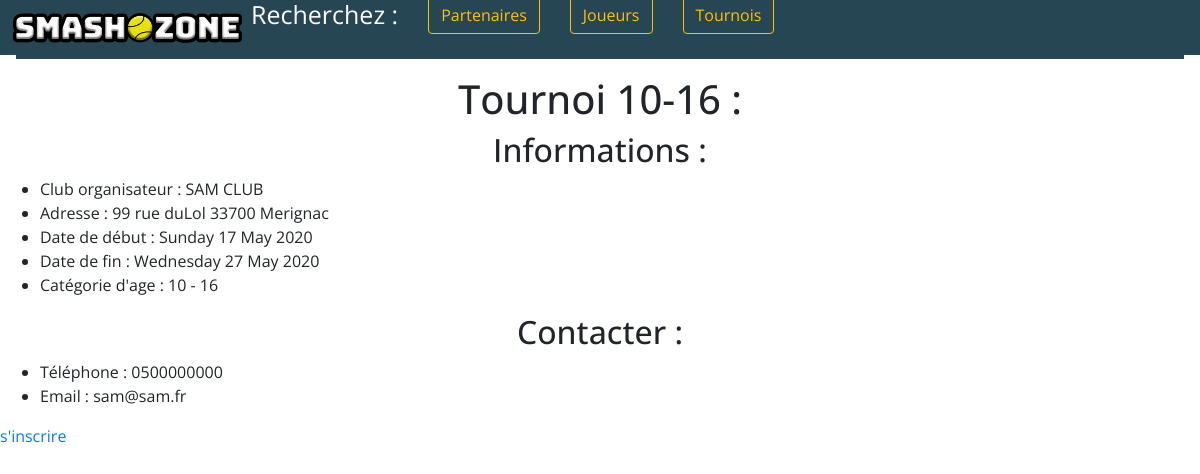
/tournois/view_tournoi.php?id=2, run on the app's committed database.
### tables this page shows
CREATE TABLE `tournois` (
  `tournoi_id` int(11) NOT NULL,
  `club_id` int(11) NOT NULL,
  `nom_tournoi` varchar(255) NOT NULL,
  `date_debut` date NOT NULL,
  `date_fin` date NOT NULL,
  `age_min` int(11) NOT NULL,
  `age_max` int(11) NOT NULL
);

CREATE TABLE `clubs` (
  `club_id` int(11) NOT NULL,
  `nom_club` varchar(255) NOT NULL,
  `password` varchar(255) NOT NULL,
  `email` varchar(255) NOT NULL,
  `telephone` varchar(255) NOT NULL,
  `ville` varchar(255) NOT NULL,
  `postal_code` varchar(255) NOT NULL,
  `adresse` varchar(255) NOT NULL,
  `date_creation` timestamp(6) NOT NULL DEFAULT CURRENT_TIMESTAMP(6)
);

### tournois/view_tournoi.php (the view, shortened to what this page needs)
<?php
include_once('../config.php');
$tournoi_id = $_GET["id"];
$get_infos = $db->prepare("SELECT * FROM tournois t INNER JOIN clubs c ON (t.club_id = c.club_id) WHERE t.tournoi_id = :id");
$get_infos->bindParam(":id", $tournoi_id);
$get_infos->execute();
$tournoi_infos = $get_infos->fetch();
if ($tournoi_infos['age_min'] == 3 && $tournoi_infos['age_max'] == 100) {
    $cat_age = "Tout âge";
} else if ($tournoi_infos['age_min'] == 3) {
    $cat_age = "- de " . $tournoi_infos['age_max'] . " ans";
} else if ($tournoi_infos['age_max'] == 100) {
    $cat_age = $tournoi_infos['age_min'] . "+";
} else {
    $cat_age = $tournoi_infos['age_min'] . " - " . $tournoi_infos['age_max'];
}
$date_debut = strftime("%A %d %B %G", strtotime($tournoi_infos["date_debut"]));
$date_fin = strftime("%A %d %B %G", strtotime($tournoi_infos["date_fin"]));
$adresse = $tournoi_infos["adresse"] . " " . $tournoi_infos["postal_code"] . " " . $tournoi_infos["ville"];
?>
<html>
    <head>
        <link rel="stylesheet" href="https://stackpath.bootstrapcdn.com/bootstrap/4.5.0/css/bootstrap.min.css"
>
        <link href="../style/style.css" rel="stylesheet">
        <link href="../style/tournoi_preview.css" rel="stylesheet">
    </head>
    <body>
        <nav class="navbar navbar-expand-xl navbar-dark"
            style="background-color: #264653; margin-bottom: 20px; height: 55px;">
            <a class="logo" href="../index.php">
                <div><img class="main" src="../style/SmashZone2.png" /><img class="ball"
                        src="../style/SmashZoneIcon.png" />
                </div>
            </a>
            <div class="collapse navbar-collapse rubriques" id="navbarNav">
                <ul class=" navbar-nav mr-auto mt-2 mt-lg-0">
                    <li class="nav-item rubriquecolor">
                    </li>
                    <form class="form-inline">
                        <button class="btn btn-outline-warning my-2 my-sm-0 rubriquesearch"
                            onclick="location.href='list_offers.php'" type="button">Partenaires</button>
                    </form>
                    <form class="form-inline">
                        <button class="btn btn-outline-warning my-2 my-sm-0 rubriquesearch"
                            onclick="location.href='../liste_joueurs.php'" type="button">Joueurs</button>
                    </form>
                    <form class="form-inline">
                        <button class="btn btn-outline-warning my-2 my-sm-0 rubriquesearch"
                            onclick="location.href='recherchejouer.php'" type="button">Tournois</button>
                    </form>
                </ul>
            </div>
        </nav>
        <h1><?= $tournoi_infos['nom_tournoi'] ?> : </h1>
        <h2>Informations :</h2>
        <ul>
            <li>Club organisateur : <?= $tournoi_infos["nom_club"] ?></li>
            <li>Adresse : <?= $adresse ?></li>
            <li>Date de début : <?= $date_debut ?></li>
            <li>Date de fin : <?= $date_fin ?></li>
            <li>Catégorie d'age : <?= $cat_age ?></li>
        </ul>
        <h2>Contacter : </h2>
        <ul>
            <li>Téléphone : <?= $tournoi_infos["telephone"] ?></li>
            <li>Email : <?= $tournoi_infos["email"] ?></li>
        </ul>
        <a href="inscription_tournoi.php?id=<?php echo $tournoi_id ?>"> s'inscrire </a>
    </body>
</html>

### style/style.css (style rules this page uses)
html { margin: 0; padding: 0; }
.ball { height: 28px; position: absolute; margin: 0px; top: 0.5px; left: 113px; }
.logo { position: absolute; padding: 0px; top: 13px; left: 13px; }
body { font-family: 'Open Sans', sans-serif; }
.rubriques { font-family: 'Open Sans', sans-serif; font-size: 25px; background-color: #264653; }
.rubriquesearch { margin-left: 30px; }
.rubriquecolor { color: white; margin-left: 235px; }
h1, h2, h3 { text-align: center; }

### data on the page
tournois: nom_tournoi "Tournoi 10-16", club.nom_club "SAM CLUB", club.ville "99 rue duLol 33700 Merignac", date_debut "Sunday 17 May 2020", date_fin "Wednesday 27 May 2020", cat_age "10 - 16", club.telephone "0500000000", club.email "sam@sam.fr"
